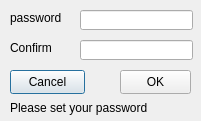
<?xml version="1.0" encoding="UTF-8"?>
<ui version="4.0">
 <class>Registration</class>
 <widget class="QDialog" name="Registration">
  <property name="geometry">
   <rect>
    <x>0</x>
    <y>0</y>
    <width>201</width>
    <height>121</height>
   </rect>
  </property>
  <property name="minimumSize">
   <size>
    <width>201</width>
    <height>121</height>
   </size>
  </property>
  <property name="maximumSize">
   <size>
    <width>201</width>
    <height>121</height>
   </size>
  </property>
  <property name="windowTitle">
   <string>Registration</string>
  </property>
  <widget class="QPushButton" name="pushButton">
   <property name="geometry">
    <rect>
     <x>10</x>
     <y>70</y>
     <width>75</width>
     <height>24</height>
    </rect>
   </property>
   <property name="text">
    <string>Cancel</string>
   </property>
  </widget>
  <widget class="QPushButton" name="pushButton_2">
   <property name="geometry">
    <rect>
     <x>120</x>
     <y>70</y>
     <width>71</width>
     <height>24</height>
    </rect>
   </property>
   <property name="text">
    <string>OK</string>
   </property>
  </widget>
  <widget class="QLineEdit" name="lineEdit">
   <property name="geometry">
    <rect>
     <x>80</x>
     <y>10</y>
     <width>113</width>
     <height>20</height>
    </rect>
   </property>
  </widget>
  <widget class="QLineEdit" name="lineEdit_2">
   <property name="geometry">
    <rect>
     <x>80</x>
     <y>40</y>
     <width>113</width>
     <height>20</height>
    </rect>
   </property>
  </widget>
  <widget class="QLabel" name="label">
   <property name="geometry">
    <rect>
     <x>10</x>
     <y>10</y>
     <width>54</width>
     <height>16</height>
    </rect>
   </property>
   <property name="text">
    <string>password</string>
   </property>
  </widget>
  <widget class="QLabel" name="label_2">
   <property name="geometry">
    <rect>
     <x>10</x>
     <y>40</y>
     <width>54</width>
     <height>16</height>
    </rect>
   </property>
   <property name="text">
    <string>Confirm</string>
   </property>
  </widget>
  <widget class="QLabel" name="label_3">
   <property name="geometry">
    <rect>
     <x>10</x>
     <y>100</y>
     <width>181</width>
     <height>16</height>
    </rect>
   </property>
   <property name="text">
    <string>Please set your password</string>
   </property>
  </widget>
 </widget>
 <layoutdefault spacing="6" margin="11"/>
 <resources/>
 <connections/>
</ui>
